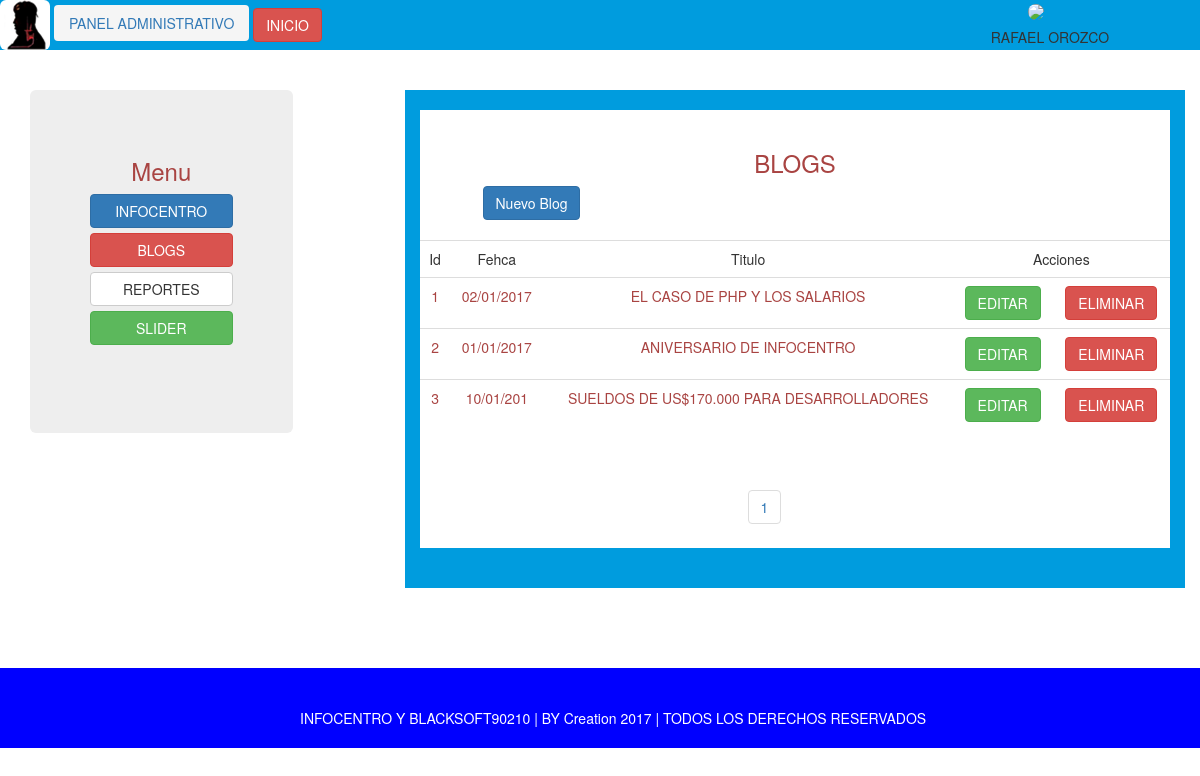
The app's page /admin/index.php?url2=blogs (signed in) with its own data.
### tables this page shows
CREATE TABLE IF NOT EXISTS `blog_info` (
`id_art` int(11) NOT NULL,
  `fecha_art` varchar(10) NOT NULL,
  `titulo_art` varchar(100) NOT NULL,
  `cont_art` longtext NOT NULL,
  `img_art` varchar(100) NOT NULL
);

### modelo/conectar.php (called while the page is built)
<?php
class Conectar
{
			public static function con()
			{
				$conexion=  mysqli_connect('localhost', 'root', '1234', 'info_blog');
				return $conexion;
				}
}
?>

### modelo/blog.php (called while the page is built, shortened)
<?php
class Blog{
    private $blog;
    public function __construct() {
        $this->blog=  array();
    }
    public function leerblog(){
        $sql="SELECT * FROM blog_info";
        $res=  mysqli_query(Conectar::con(), $sql);
        while($reg= mysqli_fetch_assoc($res))
				{
					$this->blog[]=$reg;
				}
					return $this->blog;
    }
    public function leerblogpag($ini,$most){
      $sql="SELECT * FROM blog_info LIMIT $ini,$most";
      $res=  mysqli_query(Conectar::con(), $sql);
                      while($reg= mysqli_fetch_assoc($res))
                      {
                                      $this->blog[]=$reg;
                      }
                                      return $this->blog;
  }
}
?>

### admin/contenidos/conteblogs.php (the view, shortened to what this page needs)
<section>
        <article>
        <div class="col-lg-8 fondoCeleste pull-right">
            <br>
            <div class="fondoBlanco">
                <br>
                <h3 class="text-center text-danger">BLOGS</h3>
                <a href="?url2=addblogs&operacion=add" class="btn btn-primary col-lg-offset-1"> Nuevo Blog</a>
                <br>
                <br>
            <div class="">
                <table class="table">
                    <tr class="text-center ">
                        <td>Id</td>
                        <td>Fehca</td>
                        <td>Titulo</td>
                        <td colspan="2">Acciones</td>
                    </tr>
                    <?php
                    $mostrar=5;
                    $pag=0;
                    $inicio=0;
                            $reg=new Blog();
                            $r=$reg->leerblogpag($inicio,$mostrar);
                           for($i=0;$i<count($r);$i++){
                    ?>
                    <tr class="text-center text-danger">
                        <td><?php echo $r[$i]['id_art'] ?></td>
                        <td><?php echo strtoupper($r[$i]['fecha_art']) ?></td>
                        <td><?php echo strtoupper($r[$i]['titulo_art']) ?></td>
                        <td ><a href="?url2=addblogs&operacion=edit&id=<?php echo $r[$i]['id_art'] ?>" class="btn btn-success">EDITAR  </a></td>
                        <td ><a href="?url2=addblogs&operacion=delete&id=<?php echo $r[$i]['id_art'] ?>" class="btn btn-danger">ELIMINAR  </a></td>
                    </tr>
                           <?php  } ?>
                </table>
                 <br>
            </div>
                <?php
                        $pagina=new blog();
                        $p=$pagina->leerblog();
                        $cant  =  count($p);
                        if(($cant % $mostrar)==0){
                        $nro = ($cant / $mostrar);
                        }else{
                        $nro = ($cant / $mostrar)+1;
                        }
                ?>
                <div class="col-lg-4 col-lg-offset-5">
                <nav>
                    <ul class="pagination text-center">
                        <?php for($n=1;$n<=$nro;$n++){ ?>
                        <li>
                            <?php if($pag!=$n){ ?>
                            <a href="?url2=blogs&pag=<?php echo $n ?>"> <?php echo $n ?></a>
                            <?php  } else { ?>
                             <a class="u"> <?php echo $n ?></a>
                            <?php } ?>
                        </li>
                        <?php } ?>
                    </ul>
                </nav>
                </div>
                <div class="clearfix"></div>
            </div>
             <br>
              <br>
       </div>
   </article>
     </section>

### admin/css/stylospropios.css (style rules this page uses)
.fondoBlanco { background:#FFF; }
.fondoCeleste { background:#009cde; }

### records on screen
blog_info: id_art "1", fecha_art "02/01/2017", titulo_art "EL CASO DE PHP Y LOS SALARIOS"
blog_info: id_art "2", fecha_art "01/01/2017", titulo_art "ANIVERSARIO DE INFOCENTRO"
blog_info: id_art "3", fecha_art "10/01/201", titulo_art "SUELDOS DE US$170.000 PARA DESARROLLADORES"

### other values on screen
$_SESSION['nombre_user'].' '.$_SESSION['apellido_user'] "RAFAEL OROZCO"
